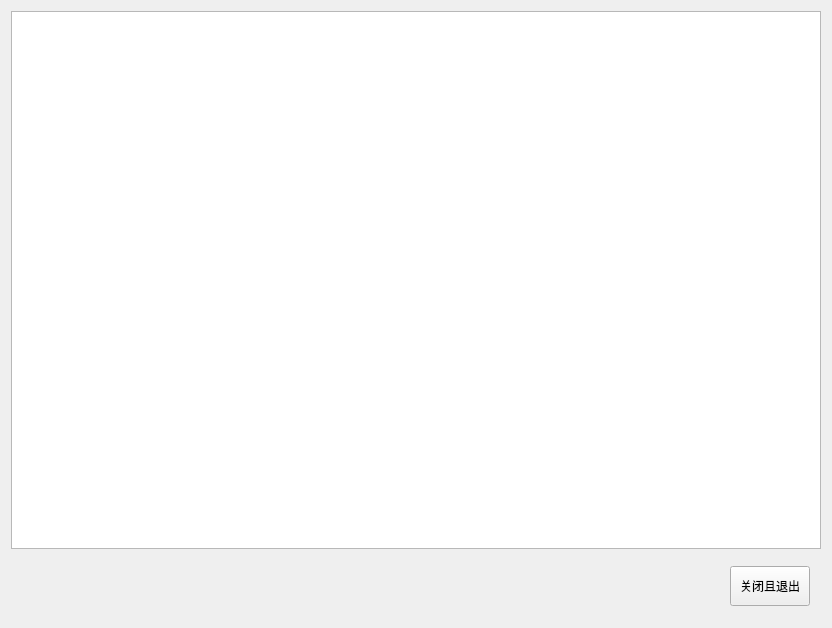
<?xml version="1.0" encoding="UTF-8"?>
<ui version="4.0">
 <class>running_show</class>
 <widget class="QWidget" name="running_show">
  <property name="geometry">
   <rect>
    <x>0</x>
    <y>0</y>
    <width>832</width>
    <height>628</height>
   </rect>
  </property>
  <property name="windowTitle">
   <string>running_show</string>
  </property>
  <layout class="QGridLayout" name="gridLayout">
   <item row="0" column="0" colspan="2">
    <widget class="QTextEdit" name="textEdit">
     <property name="minimumSize">
      <size>
       <width>200</width>
       <height>100</height>
      </size>
     </property>
    </widget>
   </item>
   <item row="1" column="0">
    <spacer name="horizontalSpacer_2">
     <property name="orientation">
      <enum>Qt::Horizontal</enum>
     </property>
     <property name="sizeHint" stdset="0">
      <size>
       <width>399</width>
       <height>20</height>
      </size>
     </property>
    </spacer>
   </item>
   <item row="1" column="1">
    <widget class="QWidget" name="widget" native="true">
     <layout class="QHBoxLayout" name="horizontalLayout">
      <item>
       <spacer name="horizontalSpacer">
        <property name="orientation">
         <enum>Qt::Horizontal</enum>
        </property>
        <property name="sizeHint" stdset="0">
         <size>
          <width>40</width>
          <height>20</height>
         </size>
        </property>
       </spacer>
      </item>
      <item>
       <widget class="QPushButton" name="exit_pushButton">
        <property name="minimumSize">
         <size>
          <width>80</width>
          <height>40</height>
         </size>
        </property>
        <property name="text">
         <string>关闭且退出</string>
        </property>
       </widget>
      </item>
     </layout>
    </widget>
   </item>
  </layout>
 </widget>
 <layoutdefault spacing="6" margin="11"/>
 <resources/>
 <connections/>
</ui>
